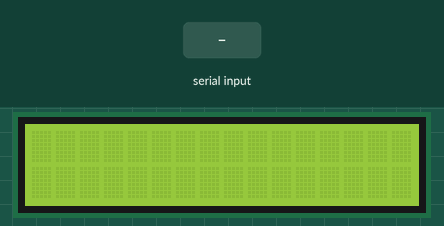
The sketch below on a simulated Arduino Mega 2560, built with avr-gcc and run on an emulated ATmega2560. Parts: 16×2 character LCD. Inputs (shaded band) come from the test bench.

Above: at 1.2 s.
1.3 s: "L1:\n" received over the second serial link
At 2.5 s:
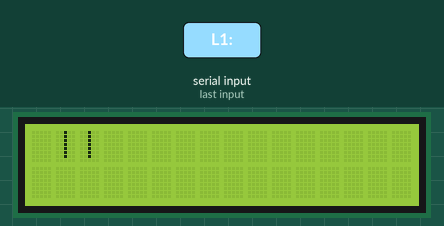
2.8 s: "L2:\n" received over the second serial link
At 3.6 s:
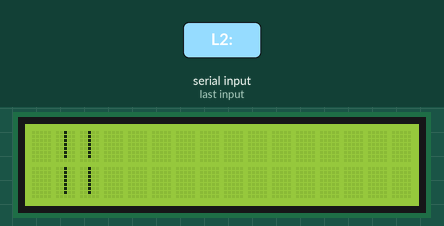
4.3 s: "clear\n" received over the second serial link
At 5.5 s:
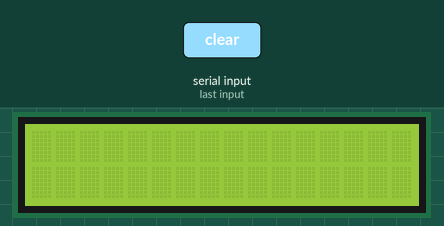
Timing chart, 0 to 7.3 s (numbered marks = the images above; inputs shaded):
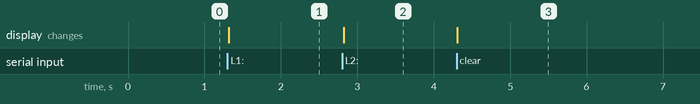

Measured:
- after the input at 1.3 s, the display: changes at once (image 1)
- after the input at 2.8 s, the display: changes at once (image 2)
- after the input at 4.3 s, the display: changes at once (image 3)

The sketch:

Display.ino
```cpp
#include <Wire.h>
#include <LiquidCrystal_I2C.h>

LiquidCrystal_I2C lcd(0x3F, 16, 2);

void processInput(String input);
void prepareContinuous(String text);
void updateDisplay(bool force = false);
String padTo16(String text);
void prepareLineScroll(int line, String text);
void updateLineScroll();
void clearDisplay();

String lines[10];
int totalLines = 0;
int scrollIndex = 0;
unsigned long lastScroll = 0;

bool modeContinuous = false;

String scrollText[2] = {"", ""};
int scrollCharIndex[2] = {0, 0};

void setup() {
  Serial1.begin(9600);
  lcd.init();
  lcd.backlight();
  lcd.clear();
}

void loop() {
  if (Serial1.available()) {
    String message = Serial1.readStringUntil('\n');
    message.trim();
    processInput(message);
  }

  if (modeContinuous) {
    if (millis() - lastScroll >= 2000 && totalLines > 0) {
      lastScroll = millis();
      updateDisplay();
    }
  } else {
    if (millis() - lastScroll >= 300) {
      lastScroll = millis();
      updateLineScroll();
    }
  }
}

void processInput(String input) {
  if (input.equalsIgnoreCase("clear")) {
    clearDisplay();
    return;
  }

  if (input.startsWith("L1:")) {
    modeContinuous = false;
    prepareLineScroll(0, input.substring(3));
  }
  else if (input.startsWith("L2:")) {
    modeContinuous = false;
    prepareLineScroll(1, input.substring(3));
  }
  else if (input.startsWith("Continuous:")) {
    modeContinuous = true;
    prepareContinuous(input.substring(11));
  }
}

void clearDisplay() {
  lcd.clear();
  scrollText[0] = "";
  scrollText[1] = "";
  totalLines = 0;
}

void prepareLineScroll(int line, String text) {
  scrollText[line] = text + " ||";
  scrollCharIndex[line] = 0;

  lcd.setCursor(0, line);
  lcd.print(padTo16(scrollText[line].substring(0, min(16, scrollText[line].length()))));
}

void updateLineScroll() {
  for (int line = 0; line < 2; line++) {
    if (scrollText[line].length() > 16) {
      String displayText = scrollText[line].substring(scrollCharIndex[line]);
      if (displayText.length() < 16)
        displayText += scrollText[line].substring(0, 16 - displayText.length());

      lcd.setCursor(0, line);
      lcd.print(displayText.substring(0, 16));

      scrollCharIndex[line]++;
      if (scrollCharIndex[line] >= scrollText[line].length())
        scrollCharIndex[line] = 0;
    }
  }
}

void prepareContinuous(String text) {
  totalLines = 0;
  scrollIndex = 0;

  for (int i = 0; i < 10; i++) lines[i] = "";

  while (text.length() > 0) {
    lines[totalLines] = text.substring(0, 16);
    text = text.substring(16);
    totalLines++;
    if (totalLines >= 10) break;
  }

  lcd.clear();
  updateDisplay(true);
}

void updateDisplay(bool force) {
  if (totalLines == 0) return;

  lcd.clear();

  lcd.setCursor(0, 0);
  lcd.print(lines[scrollIndex]);

  if (scrollIndex + 1 < totalLines) {
    lcd.setCursor(0, 1);
    lcd.print(lines[scrollIndex + 1]);
  }

  scrollIndex++;
  if (scrollIndex >= totalLines) scrollIndex = 0;
}

String padTo16(String text) {
  while (text.length() < 16) text += " ";
  return text;
}
```
